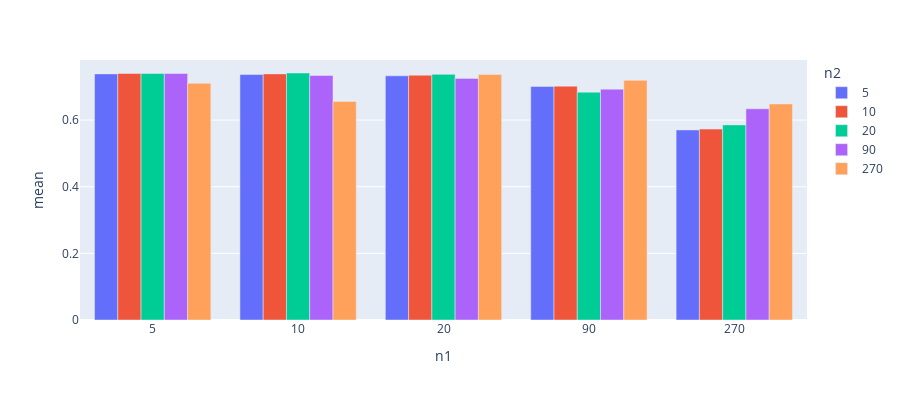

Notebook source saved alongside this figure:
### Code cell
# create a bar plot for each m parameter showing mean accuracy for n1,n2


#set the n1,n2 to string to get fixed x_ax labels
df_result = df_result.astype({'n1': str, 'n2':str})


print("Mean Prediction Accuracy for n1,n2, m = 270")

#data for m = 270
m_27msk = df_result['m'] == 270
m_27df = df_result[m_27msk] 

#plot the bar chart
import plotly.express as px
df = m_27df
fig = px.bar(df, x="n1", y="mean",
             color='n2', barmode='group',
             height=400)
fig.show()

### Figure 1 — Plotly figure (JSON) as saved in the notebook; plotly's stock layout.template omitted (floating-point values rounded to 4 significant figures)
{"data": [{"alignmentgroup": "True", "hovertemplate": "n2=5<br>n1=%{x}<br>mean=%{y}<extra></extra>", "legendgroup": "5", "marker": {"color": "#636efa", "pattern": {"shape": ""}}, "name": "5", "offsetgroup": "5", "orientation": "v", "showlegend": true, "textposition": "auto", "type": "bar", "x": ["5", "10", "20", "90", "270"], "xaxis": "x", "y": [0.7386, 0.7366, 0.7326, 0.701, 0.5704], "yaxis": "y"}, {"alignmentgroup": "True", "hovertemplate": "n2=10<br>n1=%{x}<br>mean=%{y}<extra></extra>", "legendgroup": "10", "marker": {"color": "#EF553B", "pattern": {"shape": ""}}, "name": "10", "offsetgroup": "10", "orientation": "v", "showlegend": true, "textposition": "auto", "type": "bar", "x": ["5", "10", "20", "90", "270"], "xaxis": "x", "y": [0.7397, 0.7386, 0.7346, 0.7018, 0.5731], "yaxis": "y"}, {"alignmentgroup": "True", "hovertemplate": "n2=20<br>n1=%{x}<br>mean=%{y}<extra></extra>", "legendgroup": "20", "marker": {"color": "#00cc96", "pattern": {"shape": ""}}, "name": "20", "offsetgroup": "20", "orientation": "v", "showlegend": true, "textposition": "auto", "type": "bar", "x": ["5", "10", "20", "90", "270"], "xaxis": "x", "y": [0.7397, 0.7412, 0.7371, 0.6837, 0.5855], "yaxis": "y"}, {"alignmentgroup": "True", "hovertemplate": "n2=90<br>n1=%{x}<br>mean=%{y}<extra></extra>", "legendgroup": "90", "marker": {"color": "#ab63fa", "pattern": {"shape": ""}}, "name": "90", "offsetgroup": "90", "orientation": "v", "showlegend": true, "textposition": "auto", "type": "bar", "x": ["5", "10", "20", "90", "270"], "xaxis": "x", "y": [0.7397, 0.7338, 0.725, 0.6928, 0.6338], "yaxis": "y"}, {"alignmentgroup": "True", "hovertemplate": "n2=270<br>n1=%{x}<br>mean=%{y}<extra></extra>", "legendgroup": "270", "marker": {"color": "#FFA15A", "pattern": {"shape": ""}}, "name": "270", "offsetgroup": "270", "orientation": "v", "showlegend": true, "textposition": "auto", "type": "bar", "x": ["5", "10", "20", "90", "270"], "xaxis": "x", "y": [0.7103, 0.6559, 0.7368, 0.7191, 0.6484], "yaxis": "y"}], "layout": {"barmode": "group", "height": 400, "legend": {"title": {"text": "n2"}, "tracegroupgap": 0}, "margin": {"t": 60}, "xaxis": {"anchor": "y", "domain": [0, 1], "title": {"text": "n1"}}, "yaxis": {"anchor": "x", "domain": [0, 1], "title": {"text": "mean"}}}}
